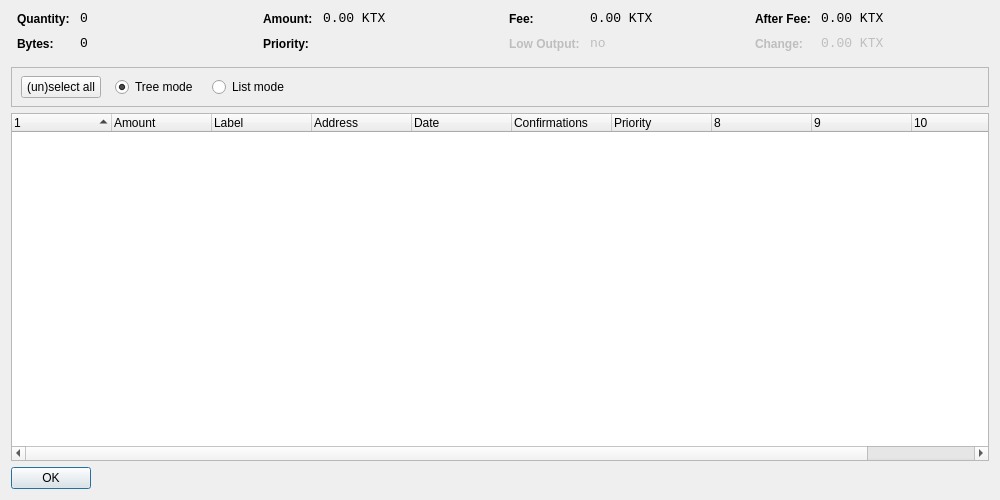
<?xml version="1.0" encoding="UTF-8"?>
<ui version="4.0">
 <class>CoinControlDialog</class>
 <widget class="QDialog" name="CoinControlDialog">
  <property name="geometry">
   <rect>
    <x>0</x>
    <y>0</y>
    <width>1000</width>
    <height>500</height>
   </rect>
  </property>
  <property name="windowTitle">
   <string>Coin Control</string>
  </property>
  <layout class="QVBoxLayout" name="verticalLayout">
   <item>
    <layout class="QHBoxLayout" name="horizontalLayoutTop" stretch="0,0,0,0">
     <property name="topMargin">
      <number>0</number>
     </property>
     <property name="bottomMargin">
      <number>10</number>
     </property>
     <item>
      <layout class="QFormLayout" name="formLayoutCoinControl1">
       <property name="horizontalSpacing">
        <number>10</number>
       </property>
       <property name="verticalSpacing">
        <number>10</number>
       </property>
       <property name="leftMargin">
        <number>6</number>
       </property>
       <property name="rightMargin">
        <number>6</number>
       </property>
       <item row="0" column="0">
        <widget class="QLabel" name="labelCoinControlQuantityText">
         <property name="styleSheet">
          <string notr="true">font-weight:bold;</string>
         </property>
         <property name="text">
          <string>Quantity:</string>
         </property>
        </widget>
       </item>
       <item row="0" column="1">
        <widget class="QLabel" name="labelCoinControlQuantity">
         <property name="font">
          <font>
           <family>Monospace</family>
           <pointsize>10</pointsize>
          </font>
         </property>
         <property name="cursor">
          <cursorShape>IBeamCursor</cursorShape>
         </property>
         <property name="contextMenuPolicy">
          <enum>Qt::ActionsContextMenu</enum>
         </property>
         <property name="text">
          <string notr="true">0</string>
         </property>
         <property name="textInteractionFlags">
          <set>Qt::LinksAccessibleByMouse|Qt::TextSelectableByKeyboard|Qt::TextSelectableByMouse</set>
         </property>
        </widget>
       </item>
       <item row="1" column="0">
        <widget class="QLabel" name="labelCoinControlBytesText">
         <property name="styleSheet">
          <string notr="true">font-weight:bold;</string>
         </property>
         <property name="text">
          <string>Bytes:</string>
         </property>
        </widget>
       </item>
       <item row="1" column="1">
        <widget class="QLabel" name="labelCoinControlBytes">
         <property name="font">
          <font>
           <family>Monospace</family>
           <pointsize>10</pointsize>
          </font>
         </property>
         <property name="cursor">
          <cursorShape>IBeamCursor</cursorShape>
         </property>
         <property name="contextMenuPolicy">
          <enum>Qt::ActionsContextMenu</enum>
         </property>
         <property name="text">
          <string notr="true">0</string>
         </property>
         <property name="textInteractionFlags">
          <set>Qt::LinksAccessibleByMouse|Qt::TextSelectableByKeyboard|Qt::TextSelectableByMouse</set>
         </property>
        </widget>
       </item>
      </layout>
     </item>
     <item>
      <layout class="QFormLayout" name="formLayoutCoinControl2">
       <property name="horizontalSpacing">
        <number>10</number>
       </property>
       <property name="verticalSpacing">
        <number>10</number>
       </property>
       <property name="leftMargin">
        <number>6</number>
       </property>
       <property name="rightMargin">
        <number>6</number>
       </property>
       <item row="0" column="0">
        <widget class="QLabel" name="labelCoinControlAmountText">
         <property name="styleSheet">
          <string notr="true">font-weight:bold;</string>
         </property>
         <property name="text">
          <string>Amount:</string>
         </property>
        </widget>
       </item>
       <item row="0" column="1">
        <widget class="QLabel" name="labelCoinControlAmount">
         <property name="font">
          <font>
           <family>Monospace</family>
           <pointsize>10</pointsize>
          </font>
         </property>
         <property name="cursor">
          <cursorShape>IBeamCursor</cursorShape>
         </property>
         <property name="contextMenuPolicy">
          <enum>Qt::ActionsContextMenu</enum>
         </property>
         <property name="text">
          <string notr="true">0.00 KTX</string>
         </property>
         <property name="textInteractionFlags">
          <set>Qt::LinksAccessibleByMouse|Qt::TextSelectableByKeyboard|Qt::TextSelectableByMouse</set>
         </property>
        </widget>
       </item>
       <item row="1" column="0">
        <widget class="QLabel" name="labelCoinControlPriorityText">
         <property name="styleSheet">
          <string notr="true">font-weight:bold;</string>
         </property>
         <property name="text">
          <string>Priority:</string>
         </property>
        </widget>
       </item>
       <item row="1" column="1">
        <widget class="QLabel" name="labelCoinControlPriority">
         <property name="font">
          <font>
           <family>Monospace</family>
           <pointsize>10</pointsize>
          </font>
         </property>
         <property name="cursor">
          <cursorShape>IBeamCursor</cursorShape>
         </property>
         <property name="contextMenuPolicy">
          <enum>Qt::ActionsContextMenu</enum>
         </property>
         <property name="text">
          <string/>
         </property>
         <property name="textInteractionFlags">
          <set>Qt::LinksAccessibleByMouse|Qt::TextSelectableByKeyboard|Qt::TextSelectableByMouse</set>
         </property>
        </widget>
       </item>
      </layout>
     </item>
     <item>
      <layout class="QFormLayout" name="formLayoutCoinControl3">
       <property name="horizontalSpacing">
        <number>10</number>
       </property>
       <property name="verticalSpacing">
        <number>10</number>
       </property>
       <property name="leftMargin">
        <number>6</number>
       </property>
       <property name="rightMargin">
        <number>6</number>
       </property>
       <item row="0" column="0">
        <widget class="QLabel" name="labelCoinControlFeeText">
         <property name="styleSheet">
          <string notr="true">font-weight:bold;</string>
         </property>
         <property name="text">
          <string>Fee:</string>
         </property>
        </widget>
       </item>
       <item row="0" column="1">
        <widget class="QLabel" name="labelCoinControlFee">
         <property name="font">
          <font>
           <family>Monospace</family>
           <pointsize>10</pointsize>
          </font>
         </property>
         <property name="cursor">
          <cursorShape>IBeamCursor</cursorShape>
         </property>
         <property name="contextMenuPolicy">
          <enum>Qt::ActionsContextMenu</enum>
         </property>
         <property name="text">
          <string notr="true">0.00 KTX</string>
         </property>
         <property name="textInteractionFlags">
          <set>Qt::LinksAccessibleByMouse|Qt::TextSelectableByKeyboard|Qt::TextSelectableByMouse</set>
         </property>
        </widget>
       </item>
       <item row="1" column="0">
        <widget class="QLabel" name="labelCoinControlLowOutputText">
         <property name="enabled">
          <bool>false</bool>
         </property>
         <property name="styleSheet">
          <string notr="true">font-weight:bold;</string>
         </property>
         <property name="text">
          <string>Low Output:</string>
         </property>
        </widget>
       </item>
       <item row="1" column="1">
        <widget class="QLabel" name="labelCoinControlLowOutput">
         <property name="enabled">
          <bool>false</bool>
         </property>
         <property name="font">
          <font>
           <family>Monospace</family>
           <pointsize>10</pointsize>
          </font>
         </property>
         <property name="cursor">
          <cursorShape>IBeamCursor</cursorShape>
         </property>
         <property name="contextMenuPolicy">
          <enum>Qt::ActionsContextMenu</enum>
         </property>
         <property name="text">
          <string notr="true">no</string>
         </property>
         <property name="textInteractionFlags">
          <set>Qt::LinksAccessibleByMouse|Qt::TextSelectableByKeyboard|Qt::TextSelectableByMouse</set>
         </property>
        </widget>
       </item>
      </layout>
     </item>
     <item>
      <layout class="QFormLayout" name="formLayoutCoinControl4">
       <property name="horizontalSpacing">
        <number>10</number>
       </property>
       <property name="verticalSpacing">
        <number>10</number>
       </property>
       <property name="leftMargin">
        <number>6</number>
       </property>
       <property name="rightMargin">
        <number>6</number>
       </property>
       <item row="0" column="0">
        <widget class="QLabel" name="labelCoinControlAfterFeeText">
         <property name="styleSheet">
          <string notr="true">font-weight:bold;</string>
         </property>
         <property name="text">
          <string>After Fee:</string>
         </property>
        </widget>
       </item>
       <item row="0" column="1">
        <widget class="QLabel" name="labelCoinControlAfterFee">
         <property name="font">
          <font>
           <family>Monospace</family>
           <pointsize>10</pointsize>
          </font>
         </property>
         <property name="cursor">
          <cursorShape>IBeamCursor</cursorShape>
         </property>
         <property name="contextMenuPolicy">
          <enum>Qt::ActionsContextMenu</enum>
         </property>
         <property name="text">
          <string notr="true">0.00 KTX</string>
         </property>
         <property name="textInteractionFlags">
          <set>Qt::LinksAccessibleByMouse|Qt::TextSelectableByKeyboard|Qt::TextSelectableByMouse</set>
         </property>
        </widget>
       </item>
       <item row="1" column="0">
        <widget class="QLabel" name="labelCoinControlChangeText">
         <property name="enabled">
          <bool>false</bool>
         </property>
         <property name="styleSheet">
          <string notr="true">font-weight:bold;</string>
         </property>
         <property name="text">
          <string>Change:</string>
         </property>
        </widget>
       </item>
       <item row="1" column="1">
        <widget class="QLabel" name="labelCoinControlChange">
         <property name="enabled">
          <bool>false</bool>
         </property>
         <property name="font">
          <font>
           <family>Monospace</family>
           <pointsize>10</pointsize>
          </font>
         </property>
         <property name="cursor">
          <cursorShape>IBeamCursor</cursorShape>
         </property>
         <property name="contextMenuPolicy">
          <enum>Qt::ActionsContextMenu</enum>
         </property>
         <property name="text">
          <string notr="true">0.00 KTX</string>
         </property>
         <property name="textInteractionFlags">
          <set>Qt::LinksAccessibleByMouse|Qt::TextSelectableByKeyboard|Qt::TextSelectableByMouse</set>
         </property>
        </widget>
       </item>
      </layout>
     </item>
    </layout>
   </item>
   <item>
    <widget class="QFrame" name="frame">
     <property name="minimumSize">
      <size>
       <width>0</width>
       <height>40</height>
      </size>
     </property>
     <property name="frameShape">
      <enum>QFrame::StyledPanel</enum>
     </property>
     <property name="frameShadow">
      <enum>QFrame::Sunken</enum>
     </property>
     <widget class="QWidget" name="horizontalLayoutWidget">
      <property name="geometry">
       <rect>
        <x>10</x>
        <y>0</y>
        <width>781</width>
        <height>41</height>
       </rect>
      </property>
      <layout class="QHBoxLayout" name="horizontalLayoutPanel" stretch="0,0,0,0,0">
       <property name="spacing">
        <number>14</number>
       </property>
       <item>
        <widget class="QPushButton" name="pushButtonSelectAll">
         <property name="sizePolicy">
          <sizepolicy hsizetype="Maximum" vsizetype="Fixed">
           <horstretch>0</horstretch>
           <verstretch>0</verstretch>
          </sizepolicy>
         </property>
         <property name="text">
          <string>(un)select all</string>
         </property>
        </widget>
       </item>
       <item>
        <widget class="QRadioButton" name="radioTreeMode">
         <property name="sizePolicy">
          <sizepolicy hsizetype="Maximum" vsizetype="Fixed">
           <horstretch>0</horstretch>
           <verstretch>0</verstretch>
          </sizepolicy>
         </property>
         <property name="text">
          <string>Tree mode</string>
         </property>
         <property name="checked">
          <bool>true</bool>
         </property>
        </widget>
       </item>
       <item>
        <widget class="QRadioButton" name="radioListMode">
         <property name="sizePolicy">
          <sizepolicy hsizetype="Maximum" vsizetype="Fixed">
           <horstretch>0</horstretch>
           <verstretch>0</verstretch>
          </sizepolicy>
         </property>
         <property name="text">
          <string>List mode</string>
         </property>
        </widget>
       </item>
       <item>
        <spacer name="horizontalSpacer">
         <property name="orientation">
          <enum>Qt::Horizontal</enum>
         </property>
         <property name="sizeHint" stdset="0">
          <size>
           <width>40</width>
           <height>20</height>
          </size>
         </property>
        </spacer>
       </item>
      </layout>
     </widget>
    </widget>
   </item>
   <item>
    <widget class="CoinControlTreeWidget" name="treeWidget">
     <property name="contextMenuPolicy">
      <enum>Qt::CustomContextMenu</enum>
     </property>
     <property name="sortingEnabled">
      <bool>false</bool>
     </property>
     <property name="columnCount">
      <number>11</number>
     </property>
     <attribute name="headerShowSortIndicator" stdset="0">
      <bool>true</bool>
     </attribute>
     <attribute name="headerStretchLastSection">
      <bool>false</bool>
     </attribute>
     <column>
      <property name="text">
       <string/>
      </property>
     </column>
     <column>
      <property name="text">
       <string>Amount</string>
      </property>
     </column>
     <column>
      <property name="text">
       <string>Label</string>
      </property>
     </column>
     <column>
      <property name="text">
       <string>Address</string>
      </property>
     </column>
     <column>
      <property name="text">
       <string>Date</string>
      </property>
     </column>
     <column>
      <property name="text">
       <string>Confirmations</string>
      </property>
      <property name="toolTip">
       <string>Confirmed</string>
      </property>
     </column>
     <column>
      <property name="text">
       <string>Priority</string>
      </property>
     </column>
     <column>
      <property name="text">
       <string/>
      </property>
     </column>
     <column>
      <property name="text">
       <string/>
      </property>
     </column>
     <column>
      <property name="text">
       <string/>
      </property>
     </column>
     <column>
      <property name="text">
       <string/>
      </property>
     </column>
    </widget>
   </item>
   <item>
    <widget class="QDialogButtonBox" name="buttonBox">
     <property name="sizePolicy">
      <sizepolicy hsizetype="Maximum" vsizetype="Fixed">
       <horstretch>0</horstretch>
       <verstretch>0</verstretch>
      </sizepolicy>
     </property>
     <property name="orientation">
      <enum>Qt::Horizontal</enum>
     </property>
     <property name="standardButtons">
      <set>QDialogButtonBox::Ok</set>
     </property>
    </widget>
   </item>
  </layout>
 </widget>
 <customwidgets>
  <customwidget>
   <class>CoinControlTreeWidget</class>
   <extends>QTreeWidget</extends>
   <header>coincontroltreewidget.h</header>
  </customwidget>
 </customwidgets>
 <resources/>
 <connections/>
</ui>
